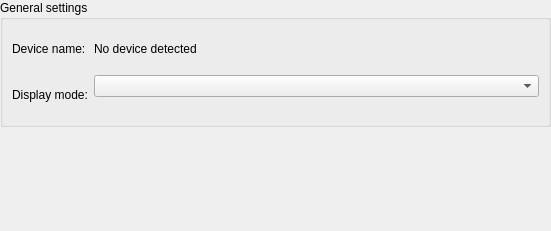
<?xml version="1.0" encoding="UTF-8"?>
<ui version="4.0">
 <class>ConfigurationOutputSDIClass</class>
 <widget class="QWidget" name="ConfigurationOutputSDIClass">
  <property name="geometry">
   <rect>
    <x>0</x>
    <y>0</y>
    <width>551</width>
    <height>231</height>
   </rect>
  </property>
  <layout class="QVBoxLayout" name="verticalLayout">
   <property name="leftMargin">
    <number>0</number>
   </property>
   <property name="topMargin">
    <number>0</number>
   </property>
   <property name="rightMargin">
    <number>0</number>
   </property>
   <property name="bottomMargin">
    <number>0</number>
   </property>
   <item>
    <layout class="QGridLayout" name="gridLayout">
     <item row="0" column="0">
      <widget class="QWidget" name="configurationWidget" native="true">
       <layout class="QVBoxLayout" name="verticalLayout_2">
        <property name="leftMargin">
         <number>0</number>
        </property>
        <property name="topMargin">
         <number>0</number>
        </property>
        <property name="rightMargin">
         <number>0</number>
        </property>
        <property name="bottomMargin">
         <number>0</number>
        </property>
        <item>
         <widget class="QGroupBox" name="groupBox">
          <property name="title">
           <string>General settings</string>
          </property>
          <layout class="QFormLayout" name="formLayout">
           <item row="0" column="0">
            <widget class="QLabel" name="label_2">
             <property name="minimumSize">
              <size>
               <width>0</width>
               <height>40</height>
              </size>
             </property>
             <property name="text">
              <string>Device name:</string>
             </property>
            </widget>
           </item>
           <item row="0" column="1">
            <widget class="QLabel" name="labelDeviceName">
             <property name="minimumSize">
              <size>
               <width>0</width>
               <height>40</height>
              </size>
             </property>
             <property name="text">
              <string>No device detected</string>
             </property>
            </widget>
           </item>
           <item row="1" column="0">
            <widget class="QLabel" name="label">
             <property name="minimumSize">
              <size>
               <width>0</width>
               <height>40</height>
              </size>
             </property>
             <property name="text">
              <string>Display mode:</string>
             </property>
            </widget>
           </item>
           <item row="1" column="1">
            <widget class="QComboBox" name="comboDisplayMode">
             <property name="focusPolicy">
              <enum>Qt::TabFocus</enum>
             </property>
            </widget>
           </item>
          </layout>
         </widget>
        </item>
        <item>
         <widget class="ConfigOutputAudio" name="audioConfig" native="true"/>
        </item>
       </layout>
      </widget>
     </item>
     <item row="1" column="0">
      <spacer name="verticalSpacer">
       <property name="orientation">
        <enum>Qt::Vertical</enum>
       </property>
       <property name="sizeHint" stdset="0">
        <size>
         <width>20</width>
         <height>40</height>
        </size>
       </property>
      </spacer>
     </item>
    </layout>
   </item>
  </layout>
 </widget>
 <customwidgets>
  <customwidget>
   <class>ConfigOutputAudio</class>
   <extends>QWidget</extends>
   <header>../src/configurations/configoutputaudio.hpp</header>
   <container>1</container>
  </customwidget>
 </customwidgets>
 <resources/>
 <connections/>
</ui>
